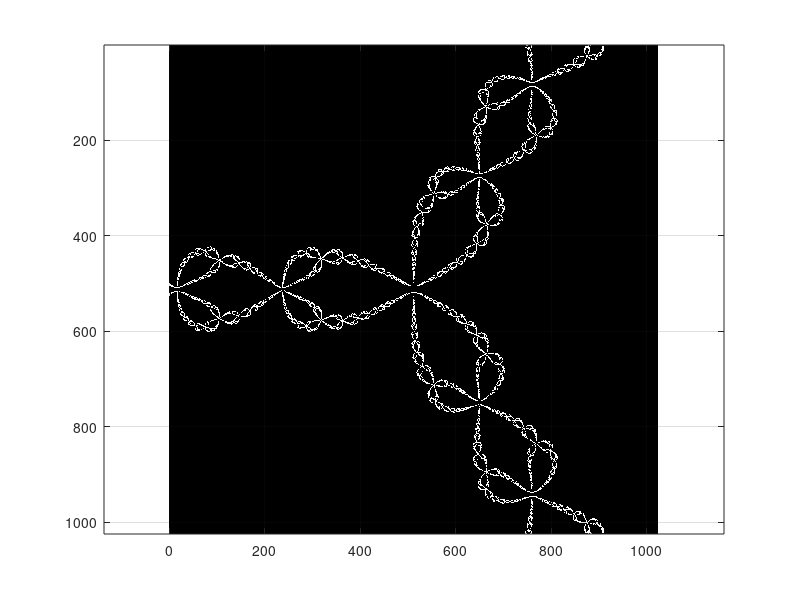

Source code (MATLAB):
%初始化
LENGTH=1024;
WIDTH=1024;
[re,im]=meshgrid(linspace(-LENGTH/2,LENGTH/2,LENGTH),linspace(-WIDTH/2,WIDTH/2,WIDTH));%设置绘图范围、分辨率
Cmpx=re+im.*1j;                     %按设置的分辨路和范围生成复平面
root=[346,-173+300*1i,-173-300*1i]; %设置方程f的根（最好在绘图复平面范围内，不要太大也不要太小）
%root=[720+450i,720-450i,-720+450i,-720-450i];
f=poly(root);                       %通过根生成多项式函数
df=polyder(f);                      %对上面生成的多项式求一次导函数
itera=64;                           %设置迭代次数
%计算过程与数据整理
tic%开始计时
result=Cmpx-polyval(f,Cmpx)./polyval(df,Cmpx);%将复平面上所有的点带入牛顿迭代式x=x0-f(x0)/df(x0)，并迭代一定次数
for i=1:itera-1
    result=result-polyval(f,result)./polyval(df,result);
end
%计算迭代结束后复平面上各点的值与每个根的距离，将其分别存入distance矩阵的三个页中
distance=zeros(WIDTH,LENGTH,size(root,2));%生成用于储存平面上点与各根的距离的三维矩阵
for i=1:size(root,2)
    distance(:,:,i)=abs(result-root(i));%求平面上的点与第i个根的距离，存入第i页中
end
[dummy,PIC]=min(distance,[],3);%获取与每个点距离最近的根的序号（按页面维度取最小值）
PICL=[PIC(:,2:size(PIC,2)),PIC(:,1)];
PICU=[PIC(2:size(PIC,1),:);PIC(1,:)];
PIC=(PIC~=PICL)|(PIC~=PICU);
toc%结束计时

%绘图
%writemap=uint8([255,127,80;70,130,180;32,178,170]);%规定颜色映射（只有三个值，不规定的话会很难看清）
%writemap=uint8([255,127,80;70,130,180;32,178,170;128,128,128]);
colormap("gray");
image(PIC.*255);%显示图片
%colorbar;%显示颜色条
grid on;%显示坐标网格
axis equal;%xy等比例
imwrite(PIC.*255,'Newton_Fractal_boundry.png');%保存图片